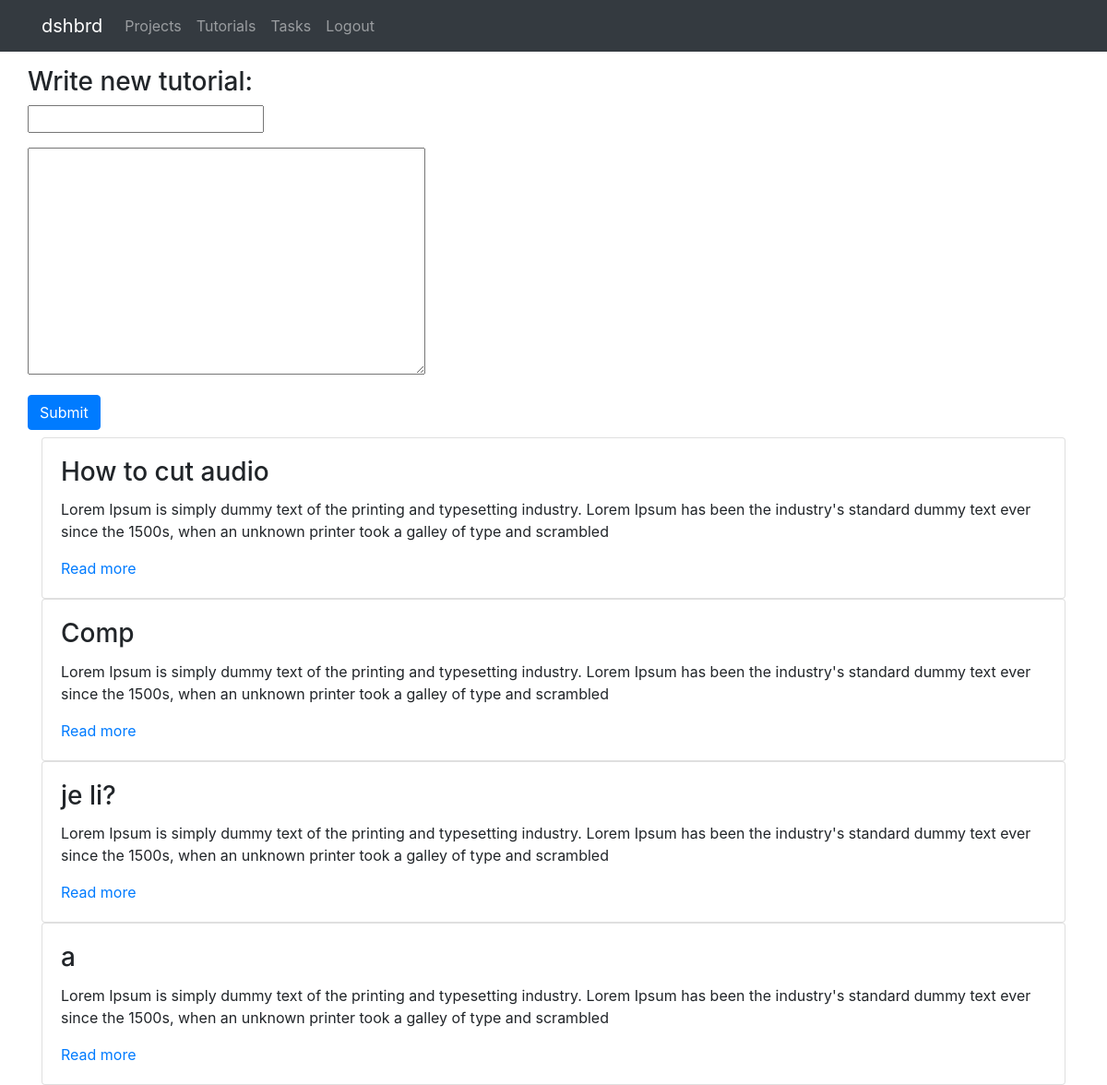
The app's page /tutorials/ with its own data.
### dashboard/models.py (models this page shows, shortened)
class Tutorial(models.Model):
    tutorial_name = models.CharField(max_length=30,null=True,)
    tutorial_paragraph = models.TextField(max_length=1400,null=True)
    user_id = models.ForeignKey(User,on_delete=models.CASCADE,null=True)

### dashboard/views.py (the view)
# urls.py: path('tutorials/',views.tutorials,name='tutorials'),
def tutorials(request):
    tutorial_form = TutorialForm()
    tutorial_form.instance.user_id_id = request.user.id
    if request.method == 'POST':
        tutorial_form = TutorialForm(data=request.POST)
        tutorial_form.instance.user_id_id = request.user.id
        if tutorial_form.is_valid():
            tutorial_form.save()
            return redirect('tutorials')
    tutorials = Tutorial.objects.all()
    context = {
        'tutorials':tutorials,
        'tutorial_form':tutorial_form,
    }
    return render(request,'dashboard/tutorials.html',context)

### dashboard/forms.py
class TutorialForm(ModelForm):
    class Meta:
        model = Tutorial
        fields = ('tutorial_name','tutorial_paragraph',)

### dashboard/templates/dashboard/tutorials.html (shortened to what this page needs)
{%extends 'dashboard/main.html'%}
{% block content%}
{%include 'dashboard/navbar.html'%}
<br>
<br>
<br>
<div class="container">
  <div class="row">
    <h3>Write new tutorial:</h3>
  </div>
  <div class="row">
    <form method ="POST">
      <div class="form-group">
        {{tutorial_form.tutorial_name}}
      </div>
      <div class="form-group">
        {{tutorial_form.tutorial_paragraph}}
      </div>
      <button type="submit" class="btn btn-primary mb-2">Submit</button>
    </form>
  </div>
        {%for tutorial in tutorials%}
        <div class="card">
            <div class="card-body">
              <h3 class="card-title">{{tutorial.tutorial_name}}</h3>
              <p>Lorem Ipsum is simply dummy text of the printing and typesetting industry. Lorem Ipsum has been the industry's standard dummy text ever since the 1500s, when an unknown printer took a galley of type and scrambled </p>
              <a href="{%url 'tutorial_page' tutorial.id %}" class="card-link">Read more</a>
            </div>
          </div>
        {%endfor%}
</div>
{%endblock%}

### records on screen
Tutorial: tutorial_name "How to cut audio"
Tutorial: tutorial_name "Comp"
Tutorial: tutorial_name "je li?"
Tutorial: tutorial_name "a"
